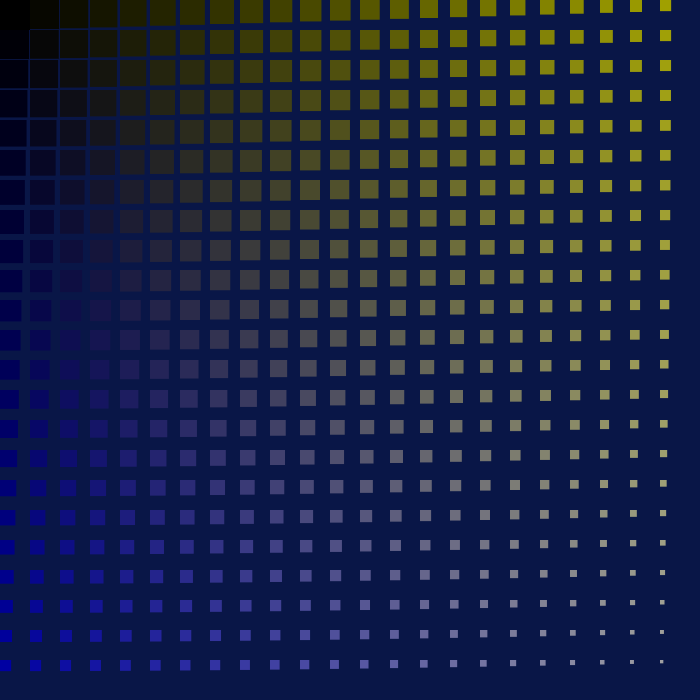
Frame 1 (no input)
Frame 60 (the mouse pressed at the canvas centre just before this capture): identical to frame 1, image omitted
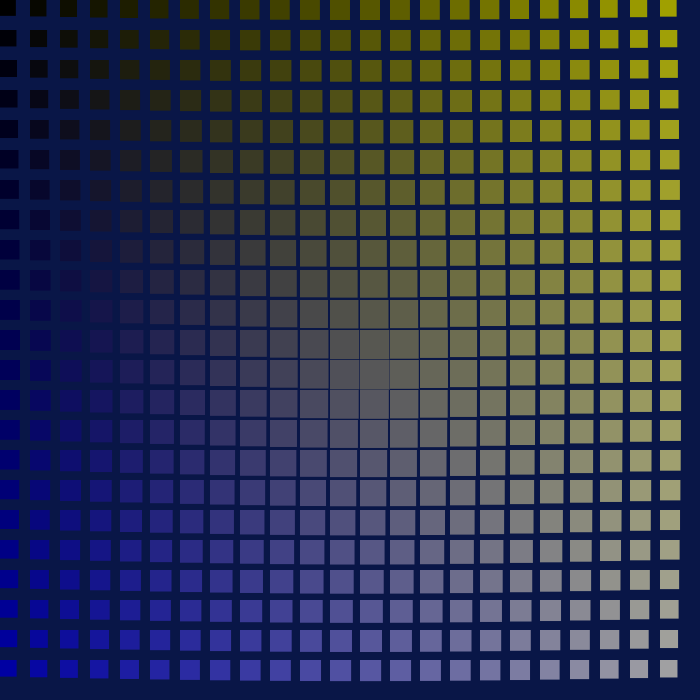
Frame 120 (the mouse held since frame 60 and released just before this capture)

The Processing sketch that drew these frames (run headless with seeded random() and noise(); from frame 60 on, the mouse is pressed at the canvas centre):

// Processing sketch: nestedLoop
// ── nestedLoop.pde
int size = 30;
int rows;
int cols;

void setup(){
  size (700, 700);
  rows = height/size;
  cols = width/size;
}

void draw(){
  background(#091647);
  
  for(int i = 0; i < cols; i++){
    for (int j = 0; j < rows; j++){
      float d = dist(mouseX, mouseY, i*size, j*size);
      float s = map(d, 0, width, size, size - 20);
      int r = int(map(i, 0, 10, 0, 73));
      int b = int(map(j, 0, 10, 0, 74));
      int g = int(map(i, 0, 10, 0, 73));
      fill(r, g, b);
      noStroke();
      rect (i*size, j*size, s, s);
    }
  }
}
